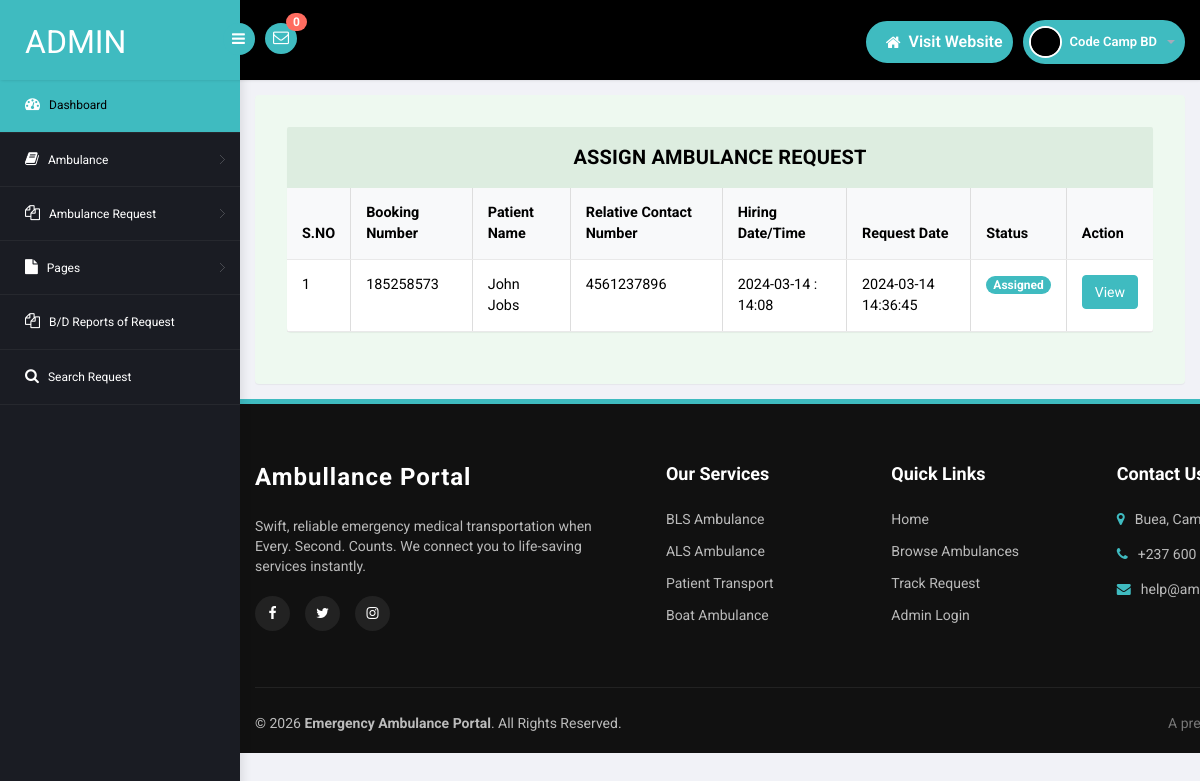
The app's page /admin/assign-ambulance-request.php (signed in) with its own data.
### tables this page shows
CREATE TABLE `tblambulancehiring` (
  `ID` int(11) NOT NULL,
  `BookingNumber` int(10) DEFAULT NULL,
  `PatientName` varchar(250) DEFAULT NULL,
  `RelativeName` varchar(250) DEFAULT NULL,
  `RelativeConNum` bigint(11) DEFAULT NULL,
  `HiringDate` varchar(250) DEFAULT NULL,
  `HiringTime` varchar(250) DEFAULT NULL,
  `AmbulanceType` int(5) DEFAULT NULL,
  `Address` mediumtext DEFAULT NULL,
  `City` mediumtext DEFAULT NULL,
  `State` mediumtext DEFAULT NULL,
  `Message` longtext DEFAULT NULL,
  `BookingDate` timestamp NULL DEFAULT current_timestamp(),
  `Remark` varchar(250) DEFAULT NULL,
  `Status` varchar(250) DEFAULT NULL,
  `AmbulanceRegNo` varchar(250) DEFAULT NULL,
  `PaymentStatus` varchar(100) DEFAULT NULL,
  `TransactionID` varchar(200) DEFAULT NULL,
  `UpdationDate` timestamp NULL DEFAULT NULL ON UPDATE current_timestamp()
);

### admin/assign-ambulance-request.php (the view, shortened to what this page needs)
<?php
include('includes/dbconnection.php');
if (strlen($_SESSION['eahpaid']==0)) {
  header('location:logout.php');
  } else{
?>
<!DOCTYPE html>
<head>
<link rel="stylesheet" href="css/bootstrap.min.css" >
<link href="css/style.css?v=<?=time()?>" rel='stylesheet' type='text/css' />
<link href="css/style-responsive.css?v=<?=time()?>" rel="stylesheet"/>
<link rel="stylesheet" href="css/font.css" type="text/css"/>
<link href="css/font-awesome.css" rel="stylesheet">
</head>
<body>
<section id="container">
<?php include_once('includes/header.php');?>
<?php include_once('includes/sidebar.php');?>
<section id="main-content">
	<section class="wrapper">
		<div class="table-agile-info">
 <div class="panel panel-default">
    <div class="panel-heading">
     Assign Ambulance Request
    </div>
    <div class="table-responsive">
      <table class="table table-bordered">
        <thead>
          <tr>
            <th data-breakpoints="xs">S.NO</th>
            <th>Booking Number</th>
            <th>Patient Name</th>
            <th>Relative Contact Number</th>
            <th>Hiring Date/Time</th>
            <th>Request Date</th>
            <th>Status</th>
            <th data-breakpoints="xs">Action</th>
          </tr>
        </thead>
        <?php
$ret=mysqli_query($con,"select * from  tblambulancehiring  where tblambulancehiring.Status='Assigned'");
$cnt=1;
$count=mysqli_num_rows($ret);
if($count>0){
while ($row=mysqli_fetch_array($ret)) {
?>
        <tbody>
          <tr data-expanded="true">
            <td><?php echo $cnt;?></td>
              <td><?php  echo $row['BookingNumber'];?></td>
              <td><?php  echo $row['PatientName'];?></td>
                  <td><?php  echo $row['RelativeConNum'];?></td>
                  <td><?php  echo $row['HiringDate'];?> : <?php  echo $row['HiringTime'];?></td>
                  <td><?php  echo $row['BookingDate'];?></td>
                                   <td> <?php   $pstatus=$row['Status'];
                 if($pstatus==""){ ?>
<span class="badge badge-info">New</span>
 <?php } elseif($pstatus=="Assigned"){ ?>
<span } class="badge badge-primary">Assigned</span>
 <?php } elseif($pstatus=="On the way"){ ?>
<span class="badge badge-primary">On the Way</span>
 <?php } elseif($pstatus=="Pickup"){ ?>
<span class="badge badge-success">Patient Pick</span>
 <?php } elseif($pstatus=="Reached"){ ?>
<span class="badge badge-success">Patient Reached Hospital</span>
 <?php } elseif($pstatus=="Rejected"){ ?>
<span class="badge badge-success">Rejected</span>
<?php } ?>
</td>
                  <td><a href="booking-details.php?id=<?php echo $row['ID'];?>&&bookingnum=<?php echo $row['BookingNumber'];?>" class="btn btn-primary">View</a></td>
                </tr>
                <?php
$cnt=$cnt+1;
} } else {?>
<tr>
  <th colspan="8" style="color:red">No Record Found</th>
</tr>
<?php } ?>
 </tbody>
            </table>
    </div>
  </div>
</div>
</section>
		 <?php include_once('includes/footer.php');?>
</section>
</section>
</body>
</html>
<?php }  ?>

### admin/includes/header.php (shortened to what this page needs)
<?php
include('includes/dbconnection.php');
?>
<header class="header fixed-top clearfix">
<div class="brand">
    <a href="dashboard.php" class="logo">
        Admin
    </a>
    <div class="sidebar-toggle-box">
        <div class="fa fa-bars"></div>
    </div>
</div>
<div class="nav notify-row" id="top_menu">
    <ul class="nav top-menu">
<?php
$ret1=mysqli_query($con,"select * from tblambulancehiring
 where (tblambulancehiring.Status is null || tblambulancehiring.Status='')");
$num=mysqli_num_rows($ret1);
?>
        <li id="header_inbox_bar" class="dropdown">
            <a data-toggle="dropdown" class="dropdown-toggle" href="#">
                <i class="fa fa-envelope-o"></i>
                <span class="badge bg-important"><?php echo $num;?></span>
            </a>
        </li>
    </ul>
</div>
<div class="top-nav clearfix">
    <ul class="nav pull-right top-menu d-flex align-items-center">
        <li class="pill-nav-item">
            <a href="../index.php" class="pill-btn">
                <i class="fa fa-home"></i> <span>Visit Website</span>
            </a>
        </li>
        <li class="dropdown pill-nav-item">
            <a data-toggle="dropdown" class="dropdown-toggle pill-btn profile-btn" href="#">
                <?php
$adid=$_SESSION['eahpaid'];
$ret=mysqli_query($con,"select AdminName from tbladmin where ID='$adid'");
$row=mysqli_fetch_array($ret);
$name=$row['AdminName'];
?>
                <img alt="" src="images/2.png" class="profile-img">
                <span class="username"><?php echo $name; ?></span>
                <b class="caret"></b>
            </a>
        </li>
    </ul>
</div>
</header>

### admin/css/style.css (style rules this page uses)
ul, ol { margin: 0; }
html, body { font-family: 'Roboto', sans-serif; font-size: 100%; overflow-x: hidden; background: #f1f2f7; background-size:cover; }
body a { transition: 0.5s all ease; -webkit-transition: 0.5s all ease; -moz-transition: 0.5s all ease; -o-transition: 0.5s all ease; -ms-transition: 0.5s all ease; text-decoration:none; color: #3fbbc0; }
ul,label { margin:0; padding:0; }
#main-content { margin-left:240px; -webkit-transition:all .3s ease-in-out; -moz-transition:all .3s ease-in-out; -o-transition:all .3s ease-in-out; transition:all .3s ease-in-out; }
.header { left:0; right:0; z-index:1002; background:#000; -webkit-transition:all .3s ease-in-out; -moz-transition:all .3s ease-in-out; -o-transition:all .3s ease-in-out; transition:all .3s ease-in-out; }
.fixed-top { position:fixed; box-shadow:1px 0 3px rgba(0,0,0,.15); }
.wrapper { display:inline-block; margin-top:80px; padding:15px; width:100%; }
.brand { background:#3fbbc0; float:left; width:240px; height:80px; position:relative; }
a.logo { font-size:32px; color:#fff; float:left; margin:20px 0 0 25px; text-transform:uppercase; }
#top_menu .nav>li,ul.top-menu>li { float:left; }
.notify-row { float:left; margin-top:23px; margin-left:25px; }
ul.top-menu { margin-right:15px; margin-top: 0; }
ul.top-menu > li > a { color: #fff; font-size: 16px; background: #3fbbc0; padding: 4px 8px; margin-right: 15px; border-radius: 50%; -webkit-border-radius: 50%; padding-right: 8px !important; }
.notify-row .badge { position:absolute; right:-10px; top:-10px; z-index:100; }
.top-nav { margin-top:20px; }
.top-nav img { border-radius:50%; -webkit-border-radius:50%; width:33px; }
.top-nav .username { font-size:13px; color:#fff; }
.top-nav ul.top-menu>li>a { border-radius: 100px; -webkit-border-radius: 100px; padding: 0px; background: none; margin-right: 0; border: 1px solid #3fbbc0; background: #3fbbc0; }
.top-nav ul.top-menu>li { margin-left:10px; }
.top-nav .nav .caret { border-bottom-color:#A4AABA; border-top-color:#A4AABA; }
.sidebar-toggle-box { float:left; margin-top:23px; margin-left:-15px; background:#3fbbc0; border-radius:50%; -webkit-border-radius:50%; width:32px; height:32px; position:absolute; right:-15px; }
.sidebar-toggle-box .fa-bars { cursor:pointer; display:inline-block; font-size:15px; padding:8px 8px 8px 9px; color:#fff; }
.panel-heading { position: relative; min-height: 57px; line-height: 1.5; letter-spacing: 0.2px; color: #000; font-size: 18px; font-weight: 400; padding: 15px 16px; background:#ddede0; border-top-right-radius: 2px; border-top-left-radius: 2px; text-transform: uppercase; text-align: center; display: flex; align-items: center; justify-content: center; }
.panel { border: none ! important; }
.table>thead>tr>th { border-bottom: 1px solid #e1ab91 ! important; }
.table>tbody>tr>td, .table>tbody>tr>th, .table>tfoot>tr>td, .table>tfoot>tr>th, .table>thead>tr>td, .table>thead>tr>th { border-bottom: 1px solid #e9e9e9 ! important; }
.table > thead > tr > th, .table > tbody > tr > th, .table > tfoot > tr > th, .table > thead > tr > td, .table > tbody > tr > td, .table > tfoot > tr > td { border-top: none !important; }
.badge-primary { background-color: #3fbbc0; }
.table td, .table>tbody>tr>td, .table>tbody>tr>th, .table>tfoot>tr>td, .table>tfoot>tr>th, .table>thead>tr>td, .table>thead>tr>th { padding: 15px!important; }
.table > thead > tr > th, .table > tbody > tr > th, .table > tfoot > tr > th, .table > thead > tr > td, .table > tbody > tr > td, .table > tfoot > tr > td { font-size: 0.9em; color: #000; border-top: none !important; }
.table-agile-info { background: #eef9f0; padding: 2em; border-radius: 4px; -webkit-box-shadow: 0 1px 1px rgba(0,0,0,.05); box-shadow: 0 1px 1px rgba(0,0,0,.05); }
.panel-default>.panel-heading { color: #000000 ! important; background-color: #ddede0 ! important; border-color: #ddede0 ! important; font-size: 20px; }
.badge.bg-important { background: #ff6c60; }
.sidebar-toggle-box .fa-bars { cursor: pointer !important; }

### records on screen
tblambulancehiring: BookingNumber "185258573", PatientName "John Jobs", RelativeConNum "4561237896", HiringDate "2024-03-14", HiringTime "14:08", BookingDate "2024-03-14 14:36:45", Status "Assigned"

### other values on screen
$num "0"
$name "Code Camp BD"
